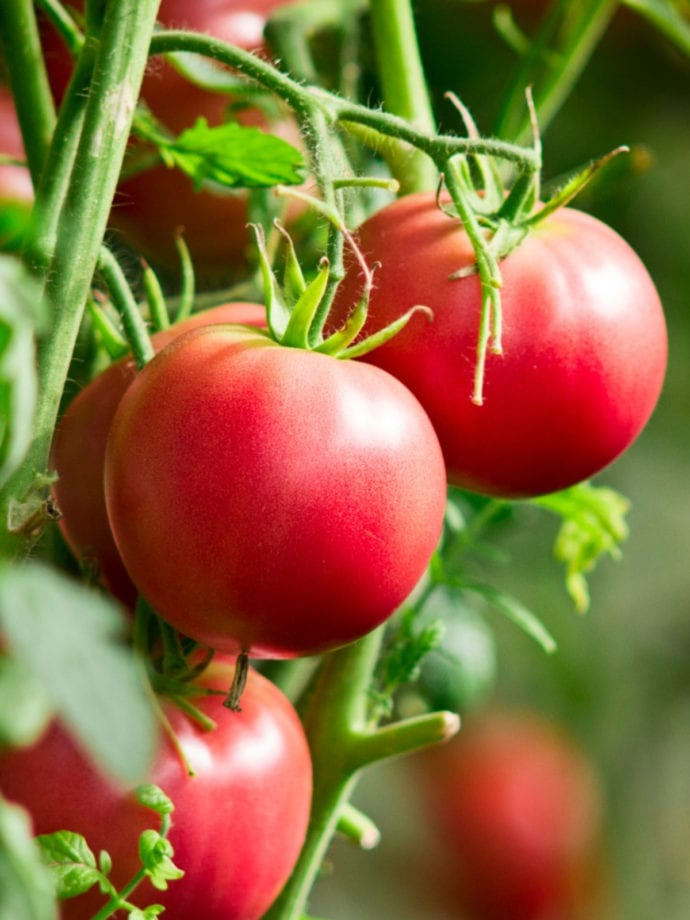
#> input picture tomato.jpg, 690 x 920 px
$ python openCV_color_extraction.py
#> lines starting #> are read from the running program, lines starting #| are printed output that depends on the picture; after the words box and inside, x2 and y2 are one past the last pixel; in counts of white or black regions, pixels touching at a corner belong together
import cv2 as cv

src = cv.imread("tomato.jpg")
#> src is the input picture: shape (920, 690, 3); mean B, G, R 59.1, 105.6, 136.4
hsv = cv.cvtColor(src, cv.COLOR_BGR2HSV)
#> hsv: shape (920, 690, 3); mean H, S, V 44.6, 174.3, 152

h, s, v = cv.split(hsv)
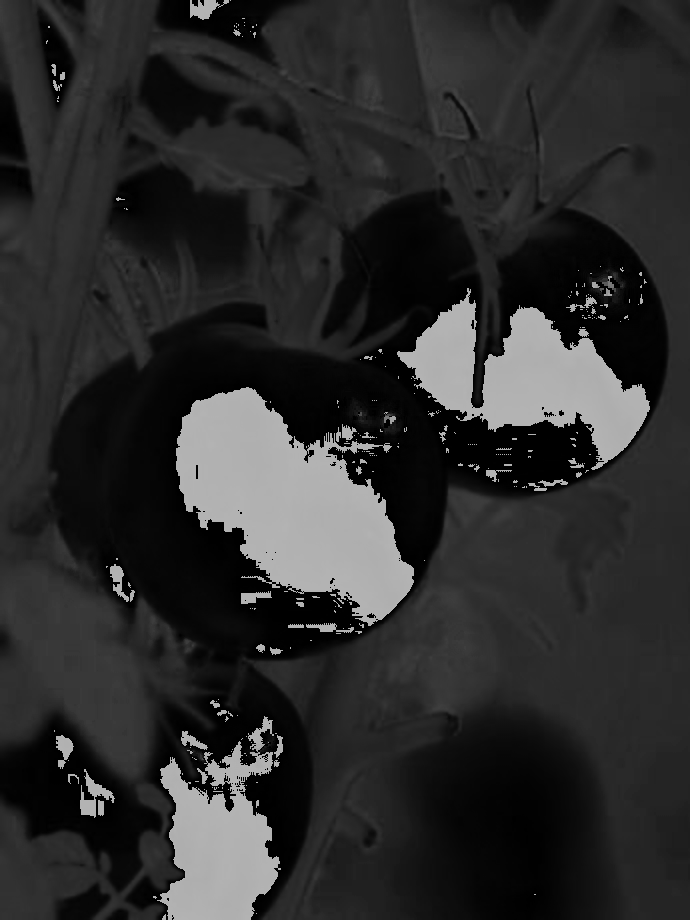
#> h: shape (920, 690); min 0, max 179, mean 44.6
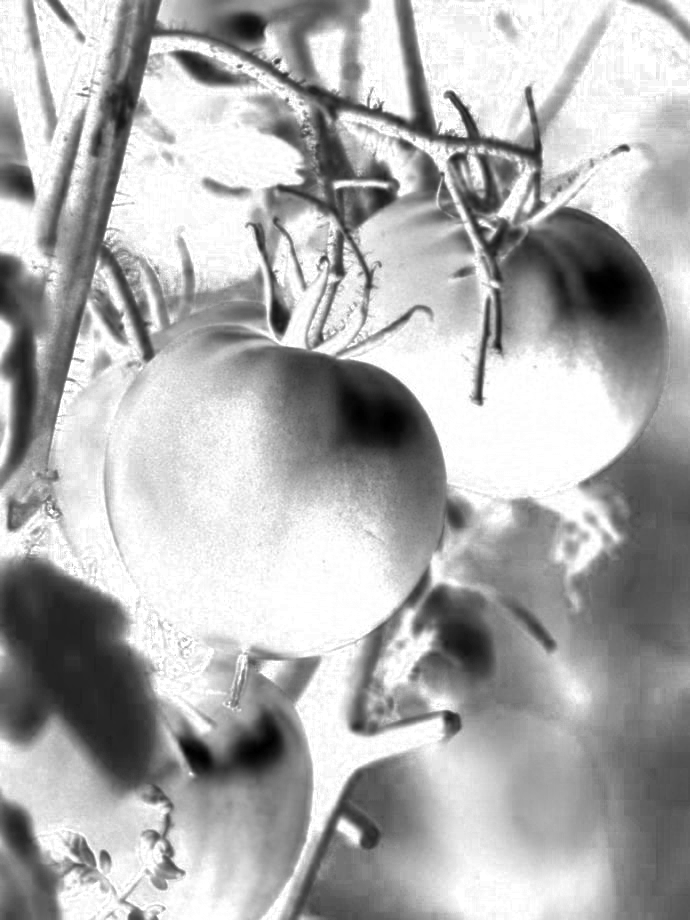
#> s: shape (920, 690); min 0, max 255, mean 174.3
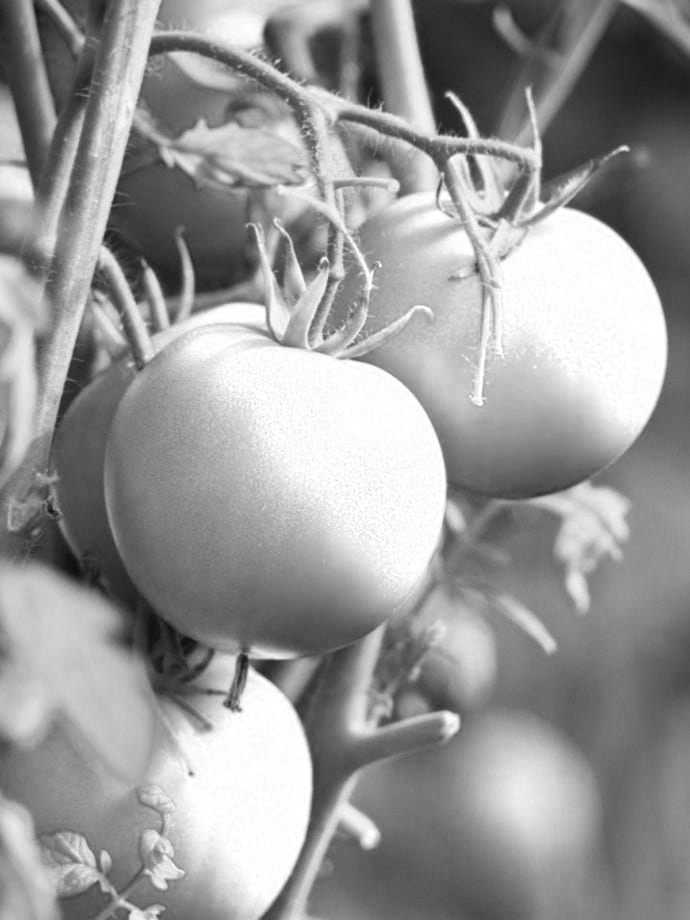
#> v: shape (920, 690); min 13, max 255, mean 152

orange = cv.inRange(hsv, (8, 100, 100), (20, 255, 255))
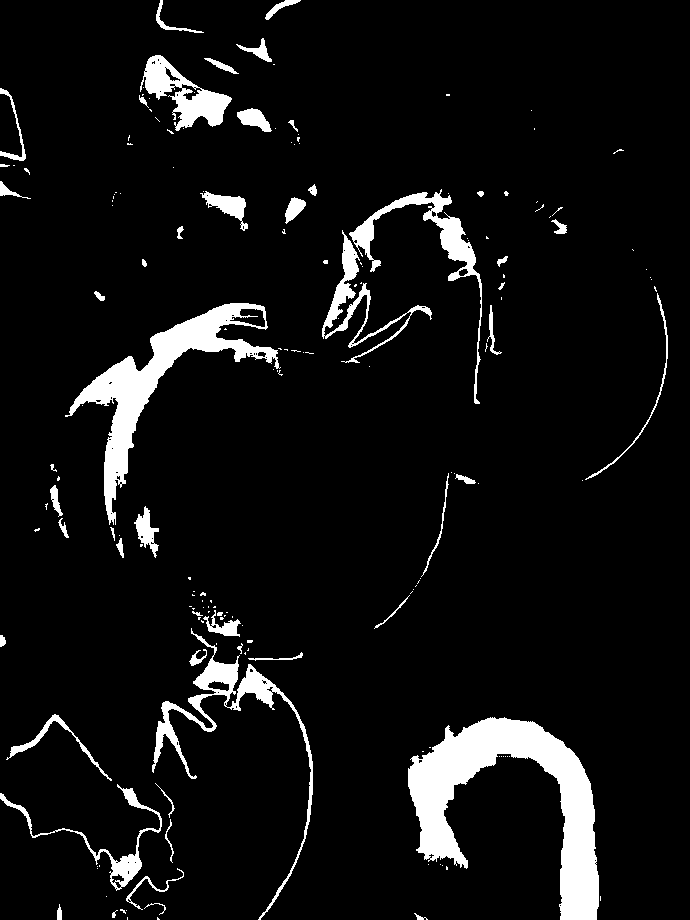
#> orange: shape (920, 690); 7% white; 177 white regions (124 under 20 px), largest, box (x1, y1, x2, y2) and area: (408, 717, 599, 920) 14447, (65, 303, 281, 525) 8704, (152, 628, 313, 920) 4025
blue = cv.inRange(hsv, (110, 100, 100), (130, 255, 255))
#> blue: shape (920, 690); every value is 0
mix_color = cv.addWeighted(orange, 1.0, blue, 1.0, 0.0)

dst = cv.bitwise_and(hsv, hsv, mask = mix_color)
#> dst: shape (920, 690, 3); mean H, S, V 0.9, 13.3, 10.9
dst = cv.cvtColor(dst, cv.COLOR_HSV2BGR)
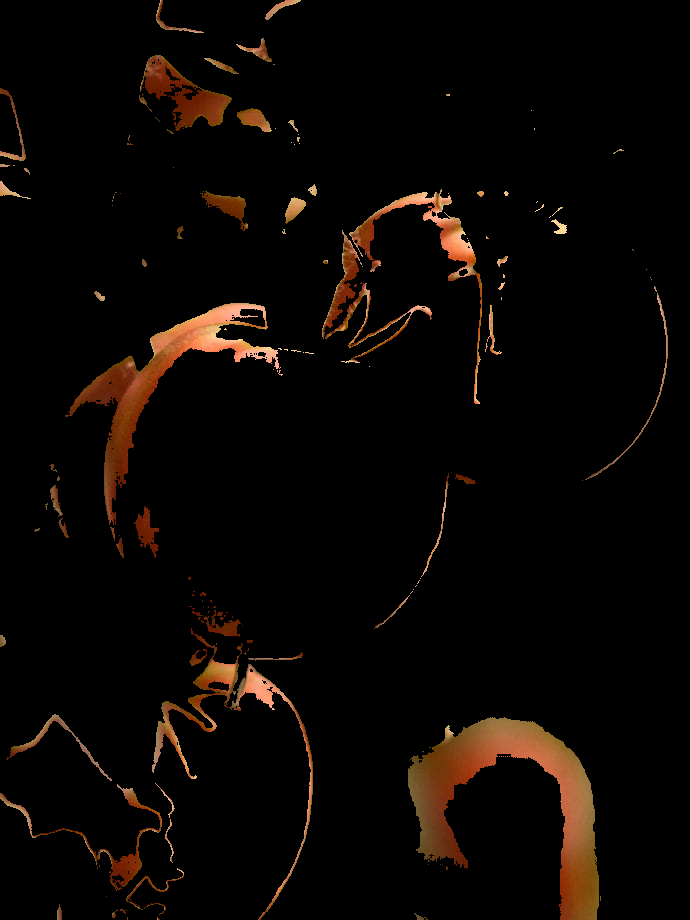
#> dst: shape (920, 690, 3); mean B, G, R 3.1, 6.2, 10.9

cv.imshow("dst", dst)
cv.waitKey(0)
cv.destroyAllWindows()
